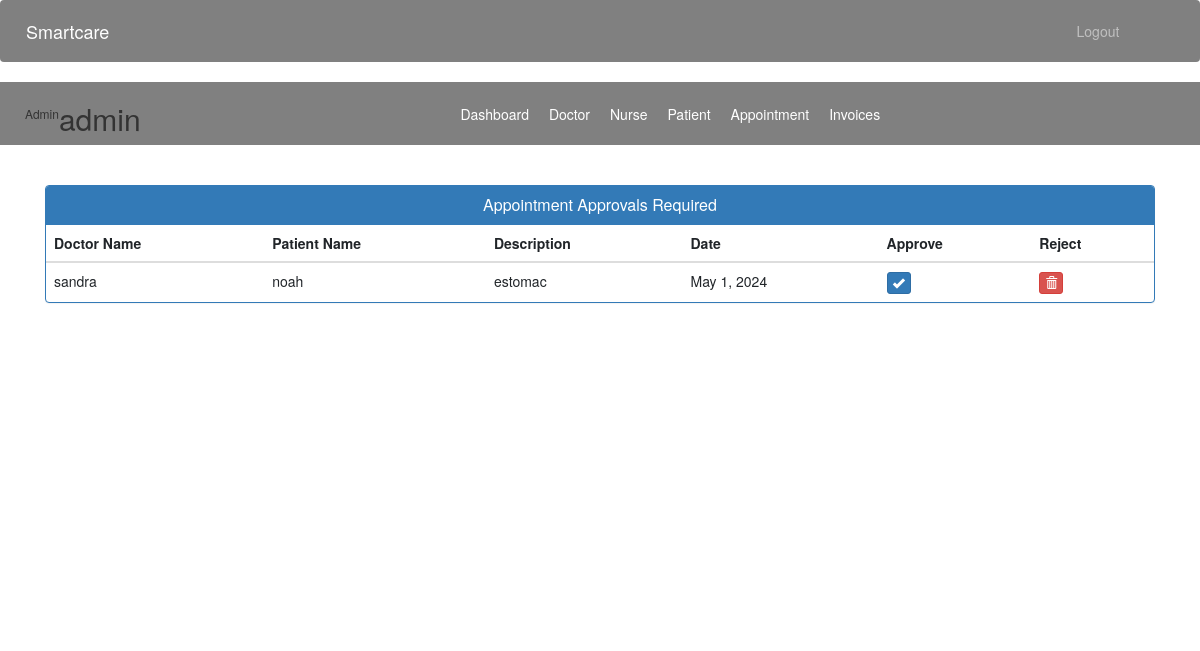
Page /admin-approve-appointment (signed in) on the committed database.
### accounts/models.py (models this page shows)
class Appointment(models.Model):
    patientId=models.PositiveIntegerField(null=True)
    doctorId=models.PositiveIntegerField(null=True)
    nurseId=models.PositiveIntegerField(null=True)
    nurseName=models.CharField(max_length=40,null=True)
    patientName=models.CharField(max_length=40,null=True)
    doctorName=models.CharField(max_length=40,null=True)
    appointmentDate = models.DateField()  # Separate date field
    appointmentTime = models.TimeField()
    description=models.TextField(max_length=500)
    status=models.BooleanField(default=False)

### accounts/views.py (the view)
# urls.py: path('admin-approve-appointment', views.admin_approve_appointment_view,name='admin-approve-appointment'),
@login_required(login_url='adminlogin')
@user_passes_test(is_admin)
def admin_approve_appointment_view(request):
    appointments=models.Appointment.objects.all().filter(status=False)
    return render(request,'smartcare/admin_approve_appointment.html',{'appointments':appointments})

### accounts/views.py (called while the page is built)
def is_admin(user):
    return user.groups.filter(name='ADMIN').exists()

### templates/smartcare/admin_approve_appointment.html (shortened to what this page needs)
{% extends 'smartcare/admin_base.html' %}
{% block content %}
<head>
  <link href="//netdna.bootstrapcdn.com/bootstrap/3.0.0/css/bootstrap.min.css" rel="stylesheet" id="bootstrap-css">
</head>
<div class="container">
  <div class="panel panel-primary">
    <div class="panel-heading">
      <h6 class="panel-title">Appointment Approvals Required</h6>
    </div>
    <table class="table table-hover" id="dev-table">
      <thead>
        <tr>
          <th>Doctor Name</th>
          <th>Patient Name</th>
          <th>Description</th>
          <th>Date</th>
          <th>Approve</th>
          <th>Reject</th>
        </tr>
      </thead>
      {% for a in appointments %}
      <tr>
        <td> {{a.doctorName}}</td>
        <td>{{a.patientName}}</td>
        <td>{{a.description}}</td>
        <td>{{a.appointmentDate}}</td>
        <td><a class="btn btn-primary btn-xs" href="{% url 'approve-appointment' a.id  %}"><span class="glyphicon glyphicon-ok"></span></a></td>
        <td><a class="btn btn-danger btn-xs" href="{% url 'reject-appointment' a.id  %}"><span class="glyphicon glyphicon-trash"></span></a></td>
      </tr>
      {% endfor %}
    </table>
  </div>
</div>
{% endblock content %}

### templates/smartcare/admin_base.html (shortened to what this page needs)
<!DOCTYPE html>
{% load static %}
<html lang="en">
  <head>
    <link
      rel="stylesheet"
      href="https://stackpath.bootstrapcdn.com/bootstrap/4.3.1/css/bootstrap.min.css"
    />
    <link
      rel="stylesheet"
      href="https://maxcdn.bootstrapcdn.com/font-awesome/4.7.0/css/font-awesome.min.css"
    />
    <link rel="stylesheet" href="{% static '/styles.css' %}" />
  </head>
  <body>
    <main>
      <div class="bs-example">
        <nav
          class="navbar navbar-expand-md navbar-dark fixed-top"
          style="background: Grey"
        >
          <a href="/admin-dashboard" class="navbar-brand">Smartcare</a>
          <div
            class="collapse navbar-collapse justify-content-between"
            id="navbarCollapse"
          >
            <div class="navbar-nav" style="margin-left: 90%">
              <a href="/logout" class="nav-item nav-link">Logout</a>
            </div>
          </div>
        </nav>
      </div>
      <nav class="menu" tabindex="0">
        <header class="avatar">
          <br /><br />
          <h6>Admin</h6>
          <h2>{{request.user.first_name}}</h2>
        </header>
        <ul>
          <li tabindex="0" class="icon-dashboard">
            <a
              style="color: white; text-decoration: none"
              href="/admin-dashboard"
              ><span>Dashboard</span></a
            >
          </li>
          <li tabindex="0" class="icon-customers">
            <a style="color: white; text-decoration: none" href="/admin-doctor"
              ><span>Doctor</span></a
            >
          </li>
          <li tabindex="0" class="icon-customers">
            <a style="color: white; text-decoration: none" href="/admin-nurse"
              ><span>Nurse</span></a
            >
          </li>
          <li tabindex="0" class="icon-users">
            <a style="color: white; text-decoration: none" href="/admin-patient"
              ><span>Patient</span></a
            >
          </li>
          <li tabindex="0" class="icon-calendar">
            <a
              style="color: white; text-decoration: none"
              href="/admin-appointment"
              ><span>Appointment</span></a
            >
          </li>
          <li tabindex="0" class="icon-users">
            <a style="color: white; text-decoration: none" href="/admin-invoice"
              ><span>Invoices</span></a
            >
          </li>
        </ul>
      </nav>
      <br /><br />
      {% block content %} {% endblock content %}
      <br /><br /><br /><br />
      <footer>
        <br />
        <div class="container">
          <div class="row">
            <div class="col-md-12 col-sm-12">
            </div>
          </div>
        </div>
      </footer>
    </main>
  </body>
</html>

### templates/smartcare/admin_base.html (style rules this page uses)
.navbar { position: relative; }
.menu { top: 100%; left: 0; background: grey; outline: none; display: flex; flex-direction: row; }
.menu ul { list-style: none; padding: 0; margin: auto; display: flex; align-items: center; }
.menu ul li { padding: 10px; }
.menu ul li a { color: white; text-decoration: none; }
.avatar { margin: 0px 0px 0px 25px; display: flex; align-items: center; }

### templates/smartcare/admin_approve_appointment.html (style rules this page uses)
a:link { text-decoration: none; }
h6 { text-align: center; }
.row { margin: 100px; }

### rows in the picture
Appointment: doctorName "sandra", patientName "noah", description "estomac", appointmentDate "May 1, 2024"

### other values in the picture
{{ request.user.first_name }} "admin"
